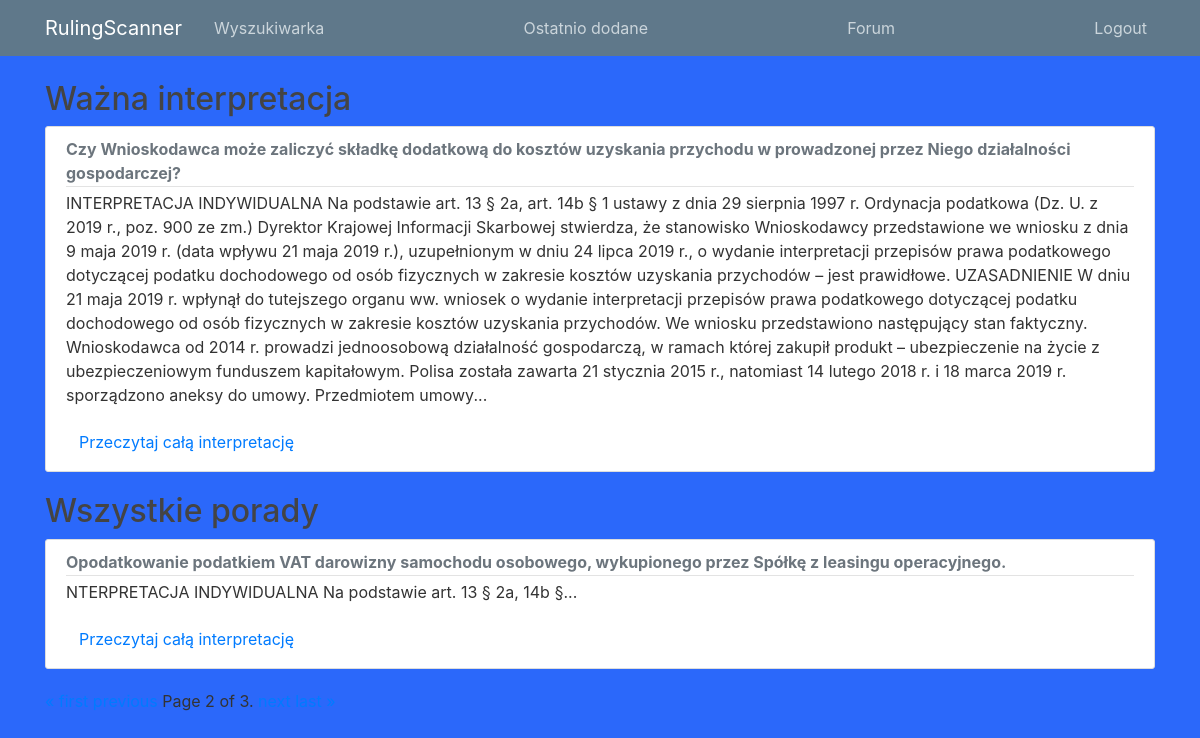
/?page=2 (signed in), run on the app's committed database.
### rulingscanner/models.py (models this page shows, shortened)
class Ruling( models.Model ):
    content = models.CharField( max_length=500000, null=True )
    title = models.CharField( max_length=500000, null=True )
    creation_date = models.DateTimeField( auto_now_add=True )
    tags = models.ManyToManyField( Tag, blank=True, null=True, related_name="tag" )
    important_ruling = models.BooleanField( default=False )
    important_by_user = models.ManyToManyField( User, related_name="likes", blank=True )
    authority = models.ManyToManyField( Authors)
    type_of_tax = models.ManyToManyField( TaxType, default=None, related_name="tax_type")
    positive_ruling = models.BooleanField( null=False )
    ruling_no = models.CharField( max_length=150, null=True )
    mf_library_no = models.CharField( max_length=150, null=True )
    @property
    def get_shortcut(self):
        return " ".join( self.content.split()[:10] ) + "..."
    @property
    def get_shortcut_important_ruling(self):
        return " ".join( self.content.split()[:160] ) + "..."

### rulingscanner/views.py (the view)
# urls.py: path('', main_page, name='main-page'),
def main_page(request):
    rulings = Ruling.objects.all().order_by( '-creation_date' )
    important_ruling = Ruling.objects.get( important_ruling=True )
    paginator = Paginator( rulings, 1 )
    page = request.GET.get( 'page' )
    ruling_list = paginator.get_page( page )
    ctx = {
        "rulings": ruling_list,
        "important_ruling": important_ruling
    }
    return TemplateResponse( request, 'main.html', context=ctx )

### rulingscanner/templates/main.html (shortened to what this page needs)
{% extends 'base.html' %}
{% block content %}
    <h2>Ważna interpretacja</h2>
    <article class="media content-section">
        <div class="media-body">
            <div class="article-metadata">
                <strong class="text-muted">{{ important_ruling.title }}</strong>
            </div>
            <p class="article-content">{{ important_ruling.get_shortcut_important_ruling }}</p>
                <a href="{% url 'rulingscanner:hint-detail' important_ruling.pk %}" class=btn btn-primary color=solid #e3e3e3>Przeczytaj całą interpretację</a>
        </div>
    </article>
    <h2>Wszystkie porady</h2>
    {% for ruling in rulings %}
        <article class="media content-section">
            <div class="media-body">
                <div class="article-metadata">
                    <strong class="text-muted">{{ ruling.title }}</strong>
                </div>
                <p class="article-content">{{ ruling.get_shortcut }}</p>
                <a href="{% url 'rulingscanner:hint-detail' ruling.pk %}" class=btn btn-primary color=solid #e3e3e3>Przeczytaj całą interpretację</a>
            </div>
        </article>
    {% endfor %}
    <div class="pagination">
    <span class="step-links">
        {% if rulings.has_previous %}
            <a href="?page=1">&laquo; first</a>
            <a href="?page={{ rulings.previous_page_number }}">previous</a>
        {% endif %}
        <span class="current">
            Page {{ rulings.number }} of {{ rulings.paginator.num_pages }}.
        </span>
        {% if rulings.has_next %}
            <a href="?page={{ rulings.next_page_number }}">next</a>
            <a href="?page={{ rulings.paginator.num_pages }}">last &raquo;</a>
        {% endif %}
    </span>
</div>
{% endblock content %}

### rulingscanner/static/main.css (style rules this page uses)
body { background: #2b68fa; color: #333333; margin-top: 5rem; }
h1, h2, h3, h4, h5, h6 { color: #444444; }
.content-section { background: #ffffff; padding: 10px 20px; border: 1px solid #dddddd; border-radius: 3px; margin-bottom: 20px; }
.article-content { white-space: pre-line; }
.article-metadata { padding-bottom: 1px; margin-bottom: 4px; border-bottom: 1px solid #e3e3e3 }

### data on the page
Ruling: title "Czy Wnioskodawca może zaliczyć składkę dodatkową do kosztów uzyskania przychodu w prowadzonej przez Niego działalności gospodarczej?", get_shortcut_important_ruling "INTERPRETACJA INDYWIDUALNA Na podstawie art. 13 § 2a, art. 14b § 1 ustawy z dnia 29 sierpnia 1997 r. Ordynacja podatkowa (Dz. U. z 2019 r., poz. 900 ze zm.) Dyrektor Krajowej Informacji Skarbowej stwierdza, że stanowisko Wnioskodawcy przedstawione we wniosku z dnia 9 maja 2019 r. (data wpływu 21 maja 2019 r.), uzupełnionym w dniu 24 lipca 2019 r., o wydanie interpretacji przepisów prawa podatkowego dotyczącej podatku dochodowego od osób fizycznych w zakresie kosztów uzyskania przychodów – jest prawidłowe. UZASADNIENIE W dniu 21 maja 2019 r. wpłynął do tutejszego organu ww. wniosek o wydanie interpretacji przepisów prawa podatkowego dotyczącej podatku dochodowego od osób fizycznych w…"
Ruling: title "Opodatkowanie podatkiem VAT darowizny samochodu osobowego, wykupionego przez Spółkę z leasingu operacyjnego.", get_shortcut "NTERPRETACJA INDYWIDUALNA Na podstawie art. 13 § 2a, 14b §..."

### other printed values
{{ rulings.number }} "2"
{{ rulings.paginator.num_pages }} "3"
